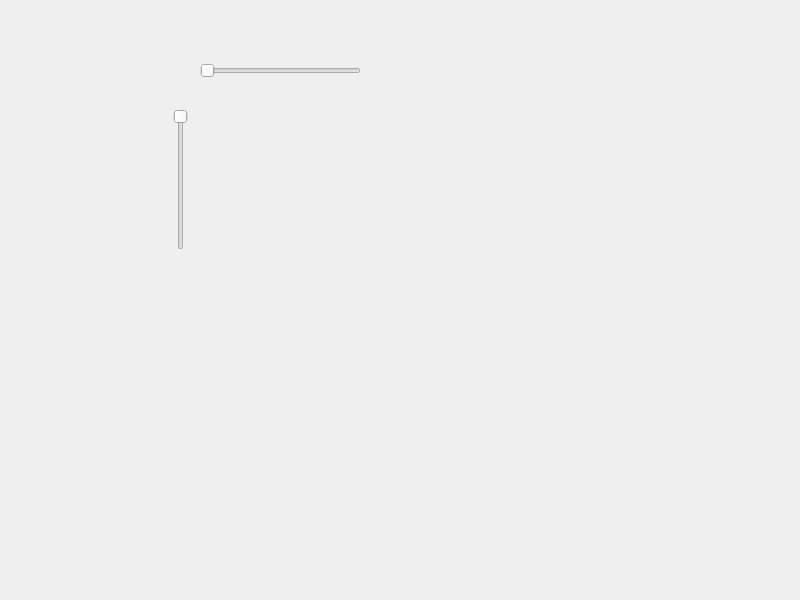
<?xml version="1.0" encoding="UTF-8"?>
<ui version="4.0">
 <class>Widget</class>
 <widget class="QWidget" name="Widget">
  <property name="geometry">
   <rect>
    <x>0</x>
    <y>0</y>
    <width>800</width>
    <height>600</height>
   </rect>
  </property>
  <property name="windowTitle">
   <string>Widget</string>
  </property>
  <widget class="QSlider" name="horizontalSlider">
   <property name="geometry">
    <rect>
     <x>200</x>
     <y>60</y>
     <width>161</width>
     <height>21</height>
    </rect>
   </property>
   <property name="orientation">
    <enum>Qt::Orientation::Horizontal</enum>
   </property>
   <property name="invertedAppearance">
    <bool>false</bool>
   </property>
  </widget>
  <widget class="QSlider" name="verticalSlider">
   <property name="geometry">
    <rect>
     <x>170</x>
     <y>109</y>
     <width>21</width>
     <height>141</height>
    </rect>
   </property>
   <property name="orientation">
    <enum>Qt::Orientation::Vertical</enum>
   </property>
   <property name="invertedAppearance">
    <bool>true</bool>
   </property>
  </widget>
 </widget>
 <resources/>
 <connections/>
</ui>
